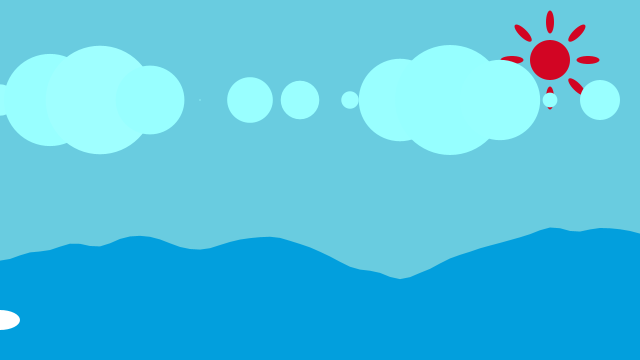
Frame 1 (no input)
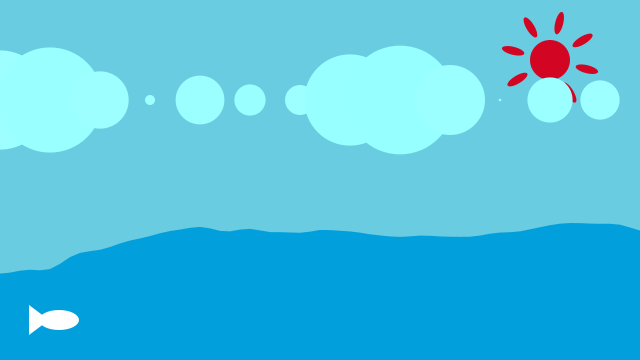
Frame 60 (the mouse pressed at the canvas centre just before this capture)
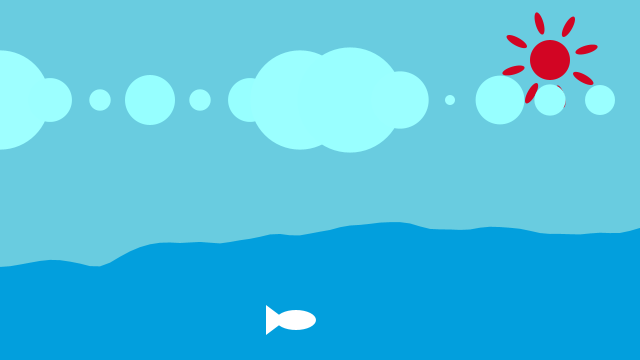
Frame 120 (the mouse held since frame 60 and released just before this capture)

The Processing sketch that drew these frames (run headless with seeded random() and noise(); from frame 60 on, the mouse is pressed at the canvas centre):

// Processing sketch: ocean_170307a
// ── ocean_170307a.pde
float yoff = 0.0;    

float fishX=0.0;
float speed;
int angle=0;


void setup() {
  size(640, 360);
  noStroke();
  //colorMode(HSB,300,100,100);
}

void draw() {
  background(105,204,224);
  
  int cloudX;
  float cloudY;

  fill(2,159,221);//wave
  beginShape(); 
 
  float xoff = 0;         
  for (float x = 0; x <= width; x += 10) {
    float y = map(noise(xoff, yoff), 0, 1, 200,300);
//mapは0-1で出力されたnoiseを200-300の間の数に直します。 
    vertex(x, y); 
    xoff += 0.05;
  }
  yoff += 0.01;
  vertex(width, height);
  vertex(0, height);
  endShape(CLOSE);
  
  fill(210,5,35);//sun
  ellipse(550,60,40,40);
  
  pushMatrix();
  translate(550,60);
  rotate(radians(angle));
  ellipse(38,0,23,8);
  ellipse(-38,0,23,8);
  ellipse(0,38,8,23);
  ellipse(0,-38,8,23);
  
  rotate(radians(45));
  ellipse(38,0,23,8);
  ellipse(-38,0,23,8);
  ellipse(0,38,8,23);
  ellipse(0,-38,8,23);
  
  popMatrix();
  
  fill(255);
  ellipse(fishX,320,40,20);//fish
  triangle(fishX-10,320,fishX-30,305,fishX-30,335);
  fishX++;
  if(mousePressed){
    fishX+=3;
  }
  
  if(fishX>width){
    fishX=0;
  }
  
  angle++;
  
  if(angle>=360){
    angle=0;
  }
  
  for(cloudX=0;cloudX<=600;cloudX+=50){
    cloudY=sin(radians(cloudX+frameCount))*0.8*100+50;
    fill(random(150,160),255,255);
    ellipse(cloudX,100,cloudY-20,cloudY-20);
  }
  
}
